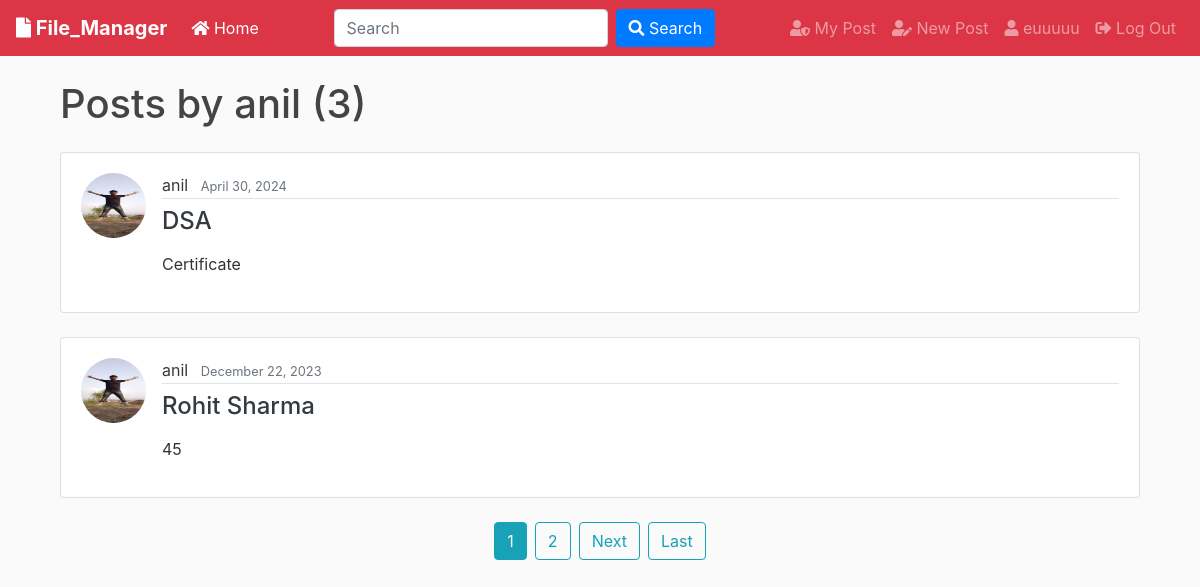
The page /user/anil (signed in) on the database its author committed.
### blog/models.py (models this page shows, shortened)
class Post(models.Model):
	title = models.CharField(max_length=100)
	file = models.FileField(null=True,blank=True,upload_to='Files')
	content = models.TextField()
	date_posted = models.DateTimeField(default=timezone.now)
	author = models.ForeignKey(User, on_delete=models.CASCADE)

### users/models.py (models this page shows, shortened)
class Profile(models.Model):
    user = models.OneToOneField(User, on_delete=models.CASCADE)
    image = models.ImageField(default='default.jpg', upload_to='profile_pics')

### blog/views.py (the view)
# urls.py: path('user/<str:username>', UserPostListView.as_view(), name='user-posts'),
class UserPostListView(ListView):
    model = Post
    template_name = 'blog/user_posts.html'  # <app>/<model>_<viewtype>.html
    context_object_name = 'posts'
    paginate_by = 2
    def get_queryset(self):
        user = get_object_or_404(User, username=self.kwargs.get('username'))
        return Post.objects.filter(author=user).order_by('-date_posted')

### blog/templates/blog/user_posts.html (shortened to what this page needs)
{% extends "blog/base.html" %}
{% block content %}
    <div class="container mt-4">
        <h1 class="mb-4">Posts by {{ view.kwargs.username }} ({{ page_obj.paginator.count }})</h1>
        {% for post in posts %}
            <div class="card mb-4">
                <div class="card-body">
                    <div class="media">
                        <img class="rounded-circle article-img mr-3" src="{{ post.author.profile.image.url }}" alt="Profile Image">
                        <div class="media-body">
                            <div class="article-metadata mb-2">
                                <a class="mr-2 text-dark" href="{% url 'user-posts' post.author.username %}">{{ post.author }}</a>
                                <small class="text-muted">{{ post.date_posted|date:"F d, Y" }}</small>
                            </div>
                            <h2 class="h4 mb-3"><a class="article-title text-dark" href="{% url 'post-detail' post.id %}">{{ post.title }}</a></h2>
                            <p class="article-content">{{ post.content }}</p>
                        </div>
                    </div>
                </div>
            </div>
        {% endfor %}
        {% if is_paginated %}
            <div class="pagination justify-content-center">
                {% for num in page_obj.paginator.page_range %}
                    {% if page_obj.number == num %}
                        <a class="btn btn-info mr-2" href="?page={{ num }}">{{ num }}</a>
                    {% elif num > page_obj.number|add:'-3' and num < page_obj.number|add:'3' %}
                        <a class="btn btn-outline-info mr-2" href="?page={{ num }}">{{ num }}</a>
                    {% endif %}
                {% endfor %}
                {% if page_obj.has_next %}
                    <a class="btn btn-outline-info mr-2" href="?page={{ page_obj.next_page_number }}">Next</a>
                    <a class="btn btn-outline-info" href="?page={{ page_obj.paginator.num_pages }}">Last</a>
                {% endif %}
            </div>
        {% endif %}
    </div>
{% endblock content %}

### blog/templates/blog/base.html (shortened to what this page needs)
{% load crispy_forms_tags %}
{% load static %}
<!doctype html>
<html lang="en">
<head>
    <link rel="stylesheet"
        href="https://stackpath.bootstrapcdn.com/bootstrap/4.3.1/css/bootstrap.min.css"
>
    <link rel="stylesheet" href="https://use.fontawesome.com/releases/v5.8.1/css/all.css">
    <link rel="stylesheet" href="{% static 'blog/main.css' %}">
</head>
<body>
    <nav class="navbar navbar-expand-lg navbar-dark bg-danger">
        <a class="navbar-brand font-weight-bold" href="{% url 'blog-home' %}"><i class="fas fa-file"></i> File_Manager
        </a>
        <div class="collapse navbar-collapse" id="navbarSupportedContent">
            <ul class="navbar-nav mr-auto">
                <li class="nav-item active">
                    <a class="nav-link" href="{% url 'blog-home' %}"><i class="fas fa-home"></i> Home </a>
                </li>
            </ul>
            <form id="searchform" action="{% url 'search' %}" method="get" class="form-inline my-2 my-lg-0">
                <input class="form-control mr-sm-2" type="text" name="q" value="{{ request.GET.q }}" placeholder="Search">
                <button class="btn btn-primary my-2 my-sm-0" type="submit"><i class="fa fa-search"></i> Search</button>
            </form>
            {% if user.is_authenticated %}
            <div class="navbar-nav ml-auto">
                <a href="{% url 'user-posts' user %}" class="nav-link"><i class="fas fa-user-shield"></i> My Post</a>
                <a href="{% url 'post-create' %}" class="nav-link"><i class="fas fa-user-edit"></i> New Post</a>
                <a href="{% url 'profile' %}" class="nav-link"><i class="fas fa-user"></i> {{ user.username }}</a>
                <a href="{% url 'logout' %}" class="nav-link"><i class="fas fa-sign-out-alt"></i> Log Out</a>
            </div>
            {% else %}
            <div class="navbar-nav ml-auto">
                <a href="{% url 'login' %}" class="nav-link"><i class="fas fa-user-tie"></i> Login</a>
                <a href="{% url 'register' %}" class="nav-link"><i class="fas fa-sign-in-alt"></i> Sign Up</a>
            </div>
            {% endif %}
        </div>
    </nav>
    <div class="container my-4">
        {% block content %}
        {% endblock %}
    </div>
</body>
</html>

### blog/static/blog/main.css (style rules this page uses)
body { background: #fafafa; color: #333333; margin-top: 0; }
h1, h2, h3, h4, h5, h6 { color: #444444; }
ul { margin: 0; }
.article-title { color: #444444; }
.article-content { white-space: pre-line; }
.article-img { height: 65px; width: 65px; margin-right: 16px; }
.article-metadata { padding-bottom: 1px; margin-bottom: 4px; border-bottom: 1px solid #e3e3e3 }

### rows shown on the page
Post: author.profile.image (picture), author "anil", date_posted "April 30, 2024", title "DSA", content "Certificate"
Post: author.profile.image (picture), author "anil", date_posted "December 22, 2023", title "Rohit Sharma", content "45"

### other values the page prints
{{ user.username }} "euuuuu"
{{ view.kwargs.username }} "anil"
{{ page_obj.paginator.count }} "3"
{{ num }} "1"
{{ num }} "2"
